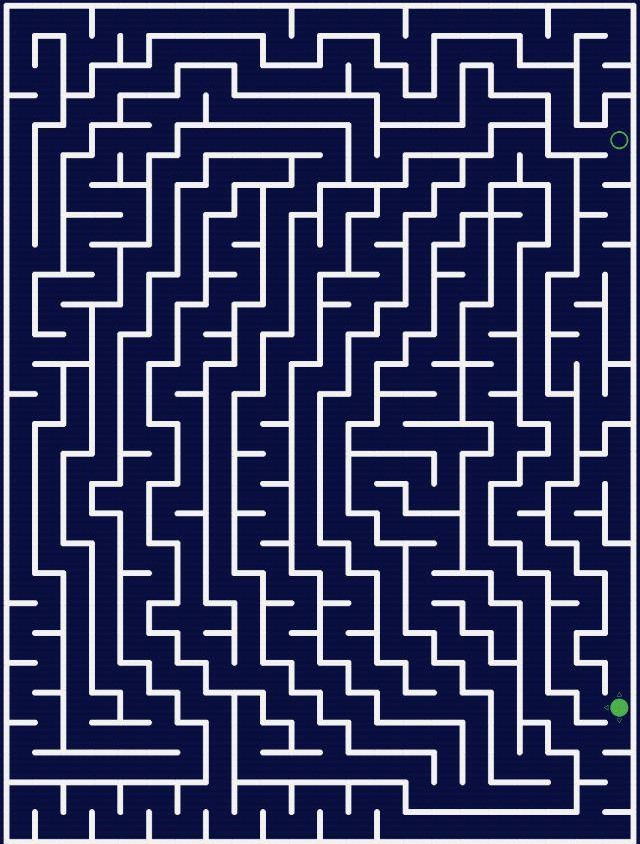
#> input picture maze81(1).jpg, 640 x 844 px
$ python alpha.py
#> lines starting #> are read from the running program, lines starting #| are printed output that depends on the picture; after the words box and inside, x2 and y2 are one past the last pixel; in counts of white or black regions, pixels touching at a corner belong together
import cv2 as cv
from matplotlib import pyplot as plt
import numpy as np
import colorsys
import threading

class Point(object):
    def __init__(self, x = 0, y = 0):
        self.x = x
        self.y = y
        pass

    def __add__(self, other):
        return Point(self.x + other.x, self.y + other.y)

    # [5 lines left out: function __eq__, not called in this run]
    pass


# [89 lines left out: functions onMouse, bfs, not called in this run]


point_count = 0
start  = Point()
end = Point()

directions = [Point(0, -1), Point(0, 1), Point(1, 0), Point(-1, 0)]
# up , down, right, left

img = cv.imread('maze81(1).jpg', 0)
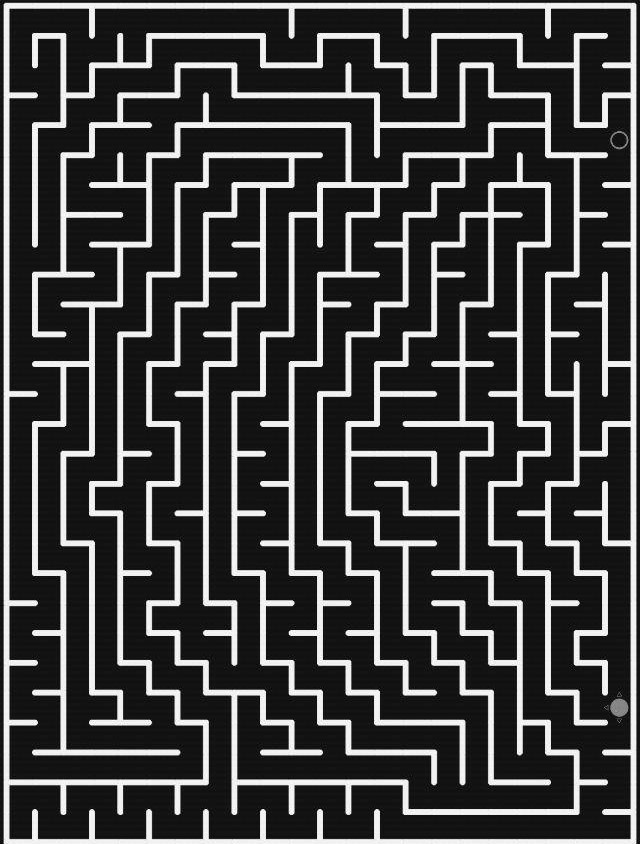
#> img: shape (844, 640); min 0, max 255, mean 65
img = cv.resize(img, (512, 512))
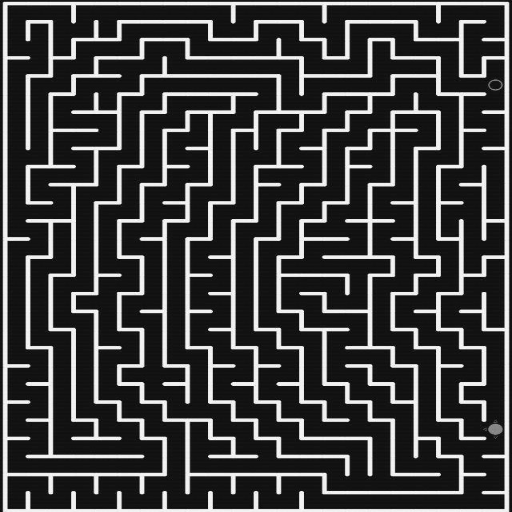
#> img: shape (512, 512); min 2, max 255, mean 64.9
ret, thresh = cv.threshold(img, 150, 255, cv.THRESH_BINARY)
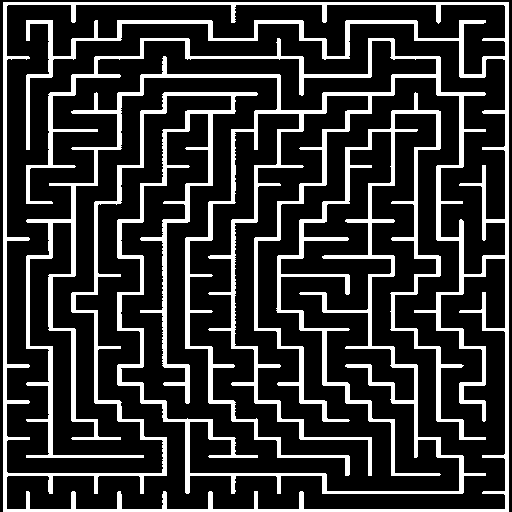
#> thresh: shape (512, 512); 19.8% white; 1 white region, box (x1, y1, x2, y2) and area: (3, 2, 509, 512) 51951
thresh = cv.resize(thresh, (256, 256))
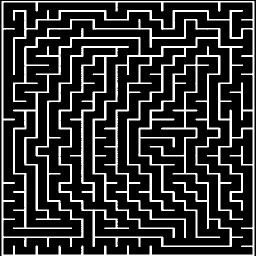
#> thresh: shape (256, 256); min 0, max 255, mean 50.6

col = cv.cvtColor(thresh, cv.COLOR_GRAY2BGR)
h, w, d = col.shape
#> h = 256; w = 256; d = 3

cv.namedWindow('image')
cv.setMouseCallback('image', onMouse)
while True:
    cv.imshow('original', img)
    cv.imshow('image', col)
    cv.imshow('thresh', thresh)
    # cv.imshow('difference', diff)
    k = cv.waitKey(100)
#> (key Esc is pressed here)
    if point_count == 2:
        break
pass


# now we have the start and end points
bfs(start, end)


cv.destroyAllWindows()
